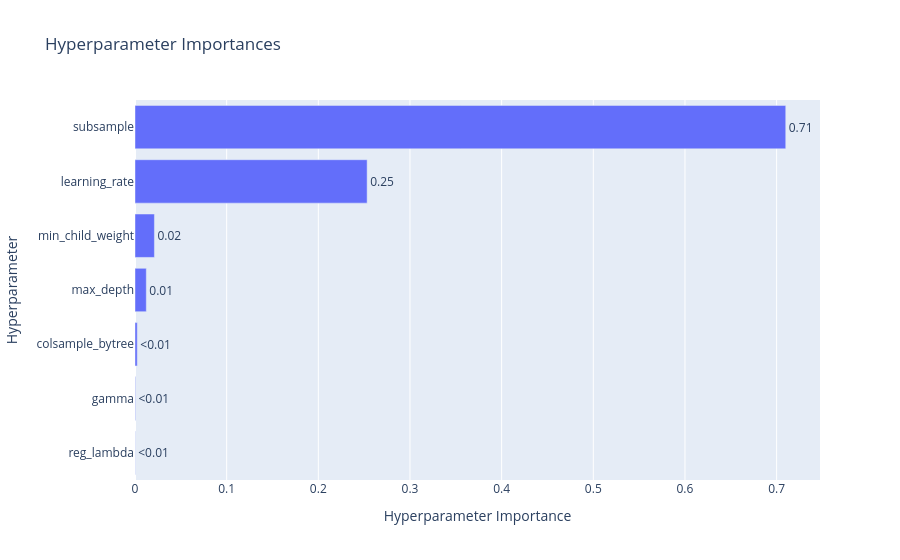

Notebook code cell kept with this figure:
### Markdown cell above
Model 2a:

### Code cell
if __name__ == "__main__":
    start_time = datetime.now()
    
    # set data
    model_id = "model_2a"
    model_category = "xgboost"
    
    # load data
    X_data = pd.read_csv(f"data/X_train_{model_id}.csv", keep_default_na=False)
    y_data = pd.read_csv(f"data/y_train_{model_id}.csv", keep_default_na=False).values.ravel()

    # run 100 trails
    study = optuna.create_study(direction="maximize", study_name=f"{model_id}_tuning", sampler=optuna.samplers.TPESampler(seed=2020))
    study.optimize(lambda trial: objective_a(trial, X_data, y_data), n_trials=100, n_jobs=-1)
    # save as fig
    fig = optuna.visualization.plot_param_importances(study)
    fig.show()
    save_path = f"figures/{model_id}_{model_category}_param_importance.png"
    fig.write_image(save_path)
    print(f"Time: {datetime.now() - start_time}")

### Figure 1 — Plotly figure (JSON) as saved in the notebook; plotly's stock layout.template omitted (floating-point values rounded to 4 significant figures)
{"data": [{"cliponaxis": false, "hovertemplate": ["reg_lambda (FloatDistribution): 0.00023852684341762776<extra></extra>", "gamma (FloatDistribution): 0.0005378178723843395<extra></extra>", "colsample_bytree (FloatDistribution): 0.0024679065486535806<extra></extra>", "max_depth (IntDistribution): 0.012342659460925148<extra></extra>", "min_child_weight (IntDistribution): 0.02118543823428341<extra></extra>", "learning_rate (FloatDistribution): 0.2532651285626156<extra></extra>", "subsample (FloatDistribution): 0.7099625224777203<extra></extra>"], "name": "Objective Value", "orientation": "h", "text": ["<0.01", "<0.01", "<0.01", "0.01", "0.02", "0.25", "0.71"], "textposition": "outside", "type": "bar", "x": [0.0002385, 0.0005378, 0.002468, 0.01234, 0.02119, 0.2533, 0.71], "y": ["reg_lambda", "gamma", "colsample_bytree", "max_depth", "min_child_weight", "learning_rate", "subsample"]}], "layout": {"title": {"text": "Hyperparameter Importances"}, "xaxis": {"title": {"text": "Hyperparameter Importance"}}, "yaxis": {"title": {"text": "Hyperparameter"}}}}
